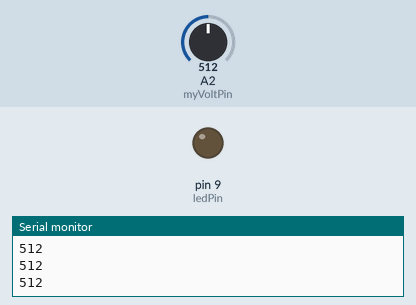
Bench run of a sketch on a simulated Arduino Uno, built with avr-gcc and run on an emulated ATmega328P. On the bench: output pins drawn as LEDs (lit = HIGH), the last lines printed to the serial monitor. The inputs (shaded band) are chosen by the test bench; at power-on: A2 (myVoltPin) = 512.

Above: at 1.2 s.
1.3 s: A2 (myVoltPin) set to 810
2.8 s: A2 (myVoltPin) set to 830
At 4.0 s:
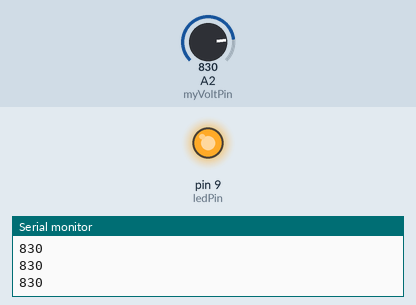
4.5 s: A2 (myVoltPin) set to 716
At 5.2 s:
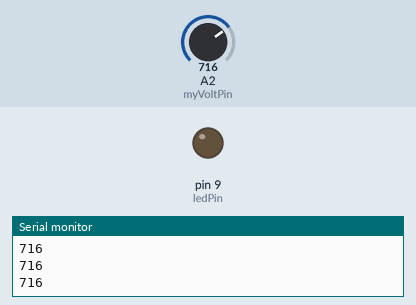
6.0 s: A2 (myVoltPin) set to 900
At 6.5 s:
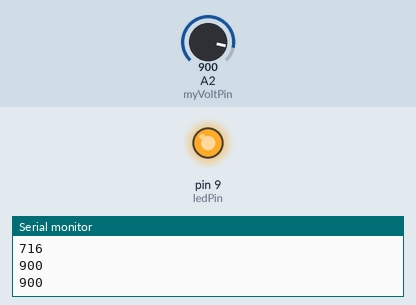
Timing chart, 0 to 8.5 s (numbered marks = the images above; inputs shaded):
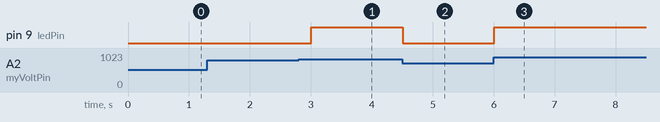

The sketch:

ReadPotentiometerVolts.ino
```cpp
int myVoltPin = A2;
int readVal;
float V2;
int waitT = 250;
int ledPin = 9;

void setup() {
  Serial.begin(9600);
  pinMode(ledPin , OUTPUT);
  pinMode(myVoltPin, INPUT);
}

void loop() {
 readVal = analogRead(myVoltPin);
 V2 = (5. / 1023.) * readVal;
 //Serial.print("Potentiometer voltage is: ");
 Serial.println(readVal);

 if(V2 > 4.0){
  //Serial.println("V2 > 4.0");
  digitalWrite(ledPin, HIGH);
 }else {
  digitalWrite(ledPin, LOW);
 }

 delay(waitT);
}
```

Measured:
- the behaviour switches between 818 and 819 on A2 (myVoltPin) (found by bisection; images 0 and 1)
- after the input at 2.8 s, pin 9 (ledPin): LOW → HIGH after 0.20 s
- after the input at 4.5 s, pin 9 (ledPin): HIGH → LOW at once
- after the input at 6.0 s, pin 9 (ledPin): LOW → HIGH at once
